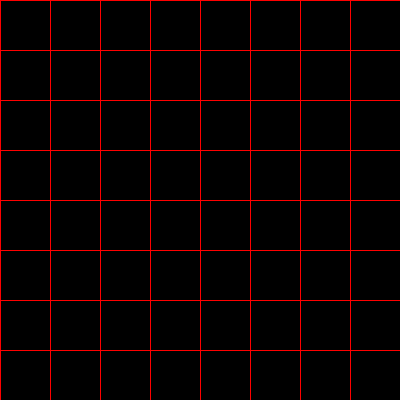
Frame 1 (no input)
Frame 60 (the mouse pressed at the canvas centre just before this capture): identical to frame 1, image omitted
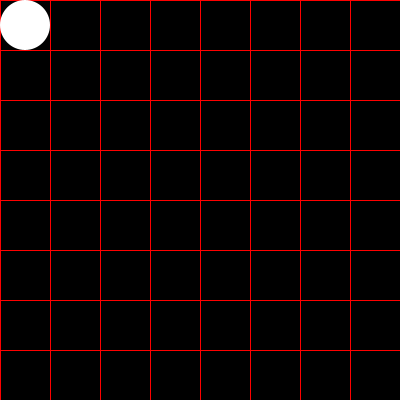
Frame 120 (the mouse held since frame 60 and released just before this capture)

The Processing sketch that drew these frames (run headless with seeded random() and noise(); from frame 60 on, the mouse is pressed at the canvas centre):

// Processing sketch: processing_176097
// ── processing_176097.pde

int celdas= 16;
int[] posX = new int[celdas];
int[] posY = new int[celdas];

int contador=0;
int intervalo=0;

int[] estadoPosX  = new int[celdas];
int[] estadoPosY = new int[celdas];

int variableX, variableY;

void setup() {
  /* for (int j=0; j<posX.length; j++) {
   posX[j]= j*50;
   posY[j]= j*50;
   }*/
  size(400, 400);
}

void draw() {
  background(0);
  for (int i=0; i<400; i+=50) {
    stroke(255, 0, 0);
    line(0, i, height, i);
    line(i, width, i, 0);
  }

  //println(contador);

  ellipseMode(CORNER);
  noStroke();
  fill(255);
  for (int i =0;i<contador;i++) {
    /*int temporalx = estadoPosX[i];
     int temporaly = estadoPosY[i];
     ellipse(posX[temporalx], posY[temporaly],50,50);*/
    ellipse(estadoPosX[i], estadoPosY[i], 50, 50);
  }
}
void mousePressed() {
  variableX=(int)map(mouseX/50, 0, 8, 0, width);
  variableY=(int)map(mouseY/50, 0, 8, 0, width);
 
  for (int i =0;i<contador;i++) {
    if (estadoPosX[i]== variableX&&estadoPosY[i]== variableY) {
      println("estoy haciendlo click donde ya habia hecho click");
    }
    else {
      estadoPosX[contador] = variableX;
      estadoPosY[contador] = variableY;

    }
  }
  contador++;
  if (contador>=celdas) {
    contador=0;
  }
}
